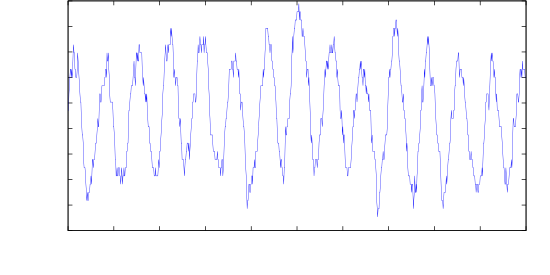

The script that drew this image:
clear
reset
file = "beatfrequenzen_signal"
datafile = sprintf('../dat/%s.dat',file)

unset key
set xlabel 'Zeit [ns]'
#set format x "%.0f"
set ylabel 'Amplitude [mV]'
set samples 100000
set tmargin 0.1

set term push
set term epslatex color 10 size 14cm, 7cm
set out sprintf('%s.tex',file)

plot datafile using ($1*1000000000+250):($2*1000) with lines lt 1 lc 3

unset out
